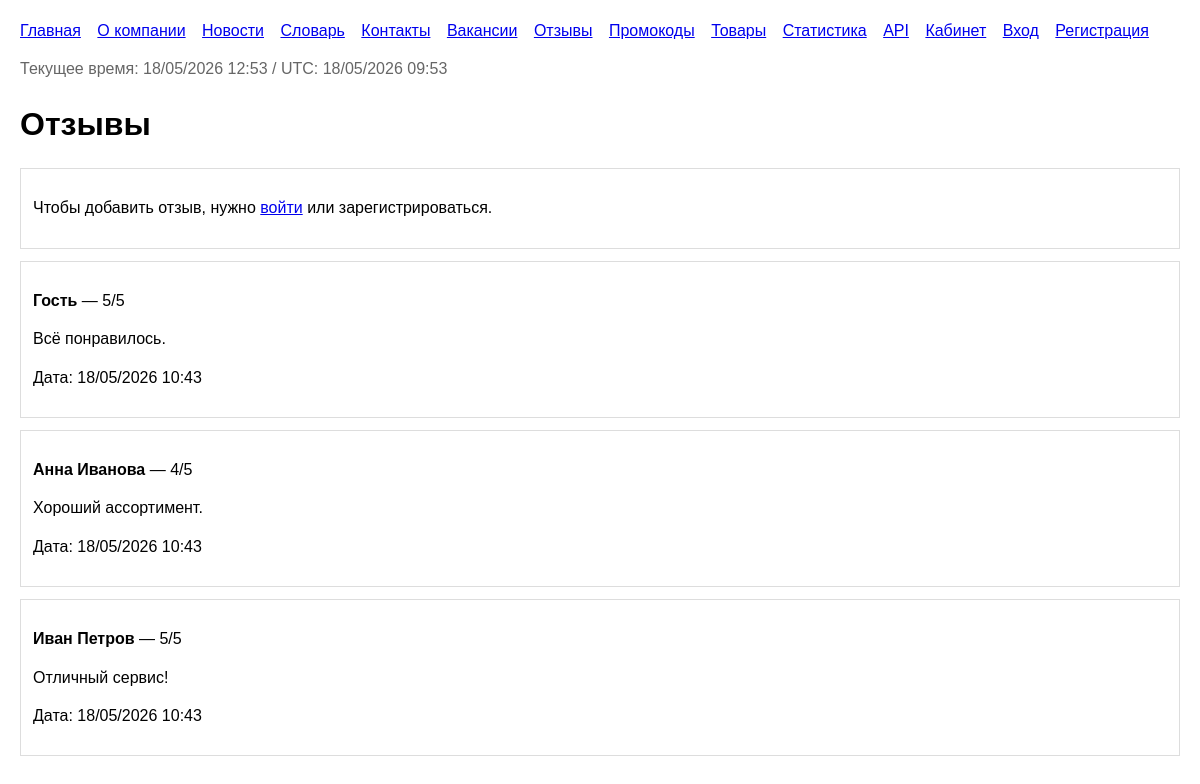
The app's page /reviews/ with its own data.
### catalog/models.py (models this page shows, shortened)
class TimeStampedModel(models.Model):
    created_at = models.DateTimeField(auto_now_add=True)
    updated_at = models.DateTimeField(auto_now=True)
    class Meta:
        abstract = True

class Review(TimeStampedModel):
    user = models.ForeignKey(User, on_delete=models.SET_NULL, null=True, blank=True, related_name='reviews')
    name = models.CharField(max_length=200)
    rating = models.PositiveSmallIntegerField(choices=[(i, str(i)) for i in range(1, 6)])
    text = models.TextField()
    is_approved = models.BooleanField(default=True)
    class Meta:
        ordering = ['-created_at']

### catalog/views.py (the view, shortened to what this page needs)
# urls.py: path('reviews/', views.reviews, name='reviews'),
@require_http_methods(['GET', 'POST'])
def reviews(request):
    review_list = Review.objects.filter(is_approved=True)
    form = ReviewForm()
    return render(request, 'catalog/reviews.html', page_context(reviews=review_list, form=form))

### catalog/views.py (called while the page is built)
def page_context(**kwargs):
    ctx = {'current_dt': timezone.now()}
    ctx.update(kwargs)
    return ctx

### templates/catalog/reviews.html (shortened to what this page needs)
{% extends 'catalog/base.html' %}
{% block content %}
<h1>Отзывы</h1>
<div class="card">
    {% if user.is_authenticated %}
        <h2>Добавить отзыв</h2>
        <form method="post">
            {% csrf_token %}
            {{ form.as_p }}
            <button type="submit">Отправить</button>
        </form>
    {% else %}
        <p>Чтобы добавить отзыв, нужно <a href="{% url 'login' %}">войти</a> или зарегистрироваться.</p>
    {% endif %}
</div>
{% for review in reviews %}
    <div class="card">
        <p><strong>{{ review.name }}</strong> — {{ review.rating }}/5</p>
        <p>{{ review.text }}</p>
        <p>Дата: {{ review.created_at|date:'d/m/Y H:i' }}</p>
    </div>
{% empty %}
    <p>Пока нет отзывов.</p>
{% endfor %}
{% endblock %}

### templates/catalog/base.html (style rules this page uses)
body { font-family: Arial, sans-serif; margin: 20px; line-height: 1.4; }
.card { border: 1px solid #ddd; padding: 12px; margin: 12px 0; }

### records on screen
Review: name "Гость", rating "5", text "Всё понравилось.", created_at "18/05/2026 10:43"
Review: name "Анна Иванова", rating "4", text "Хороший ассортимент.", created_at "18/05/2026 10:43"
Review: name "Иван Петров", rating "5", text "Отличный сервис!", created_at "18/05/2026 10:43"
